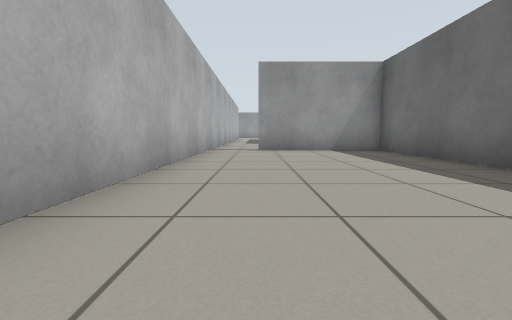
View 1 (above)

14 first-person views from a walk through a Gazebo world. The camera is 0.5 m above the floor, tilts 6° down and sees 90° across. The floor is counted in squares, 1 m on a side. Each view is taken from the middle of a square. On the plan, view 1 faces up. The plan holds only what a view shows up to about 9 squares ahead; the rest is blank.

View 2
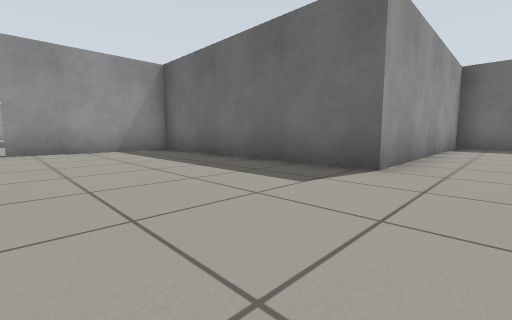

View 3
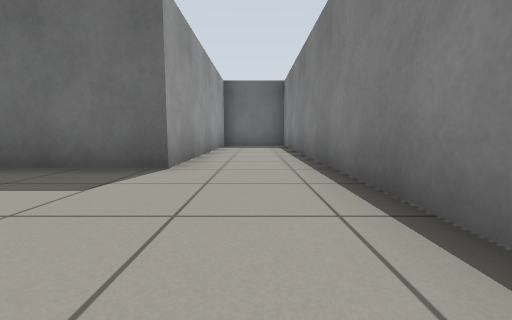

View 4
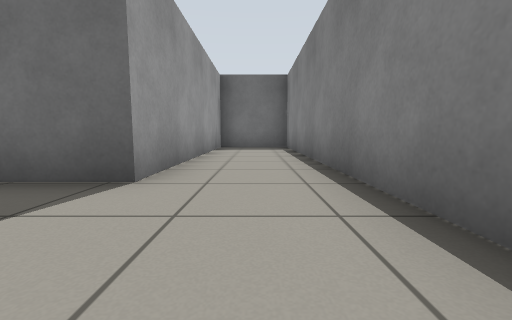

View 5
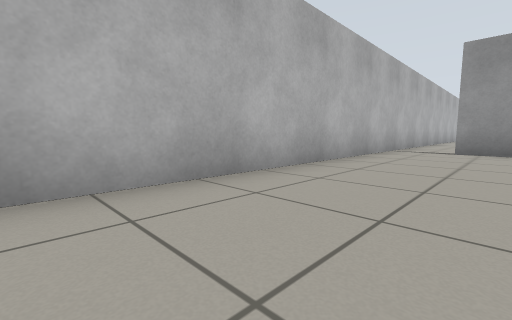

View 6
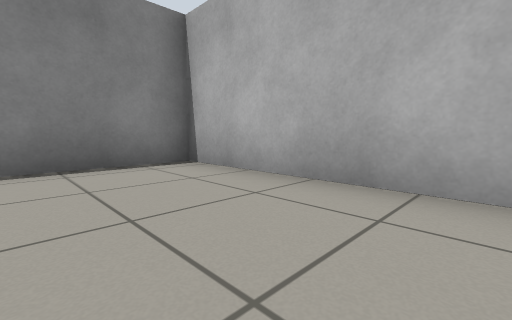

View 7
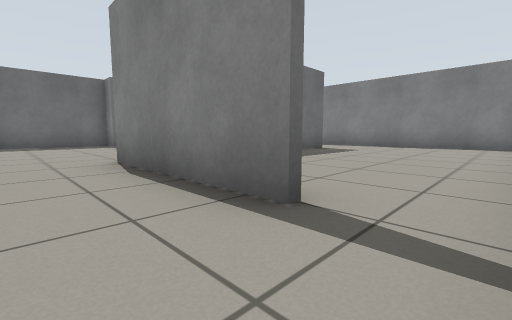

View 8
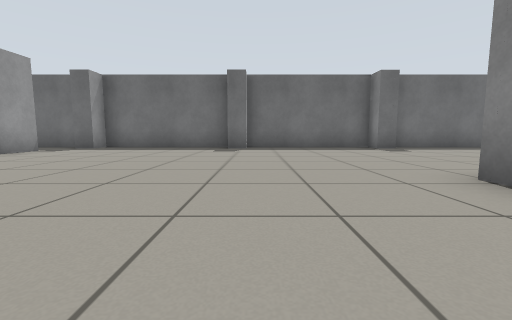

View 9
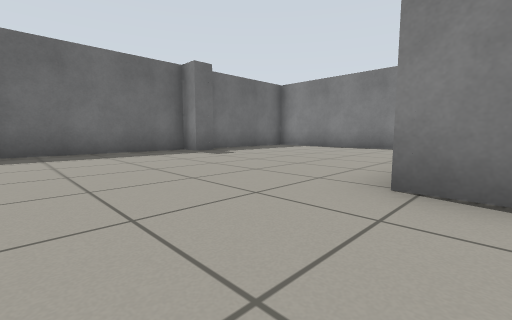

View 10
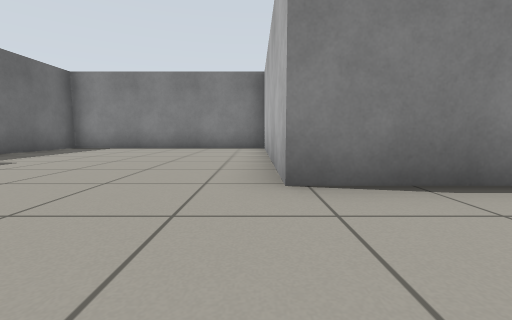

View 11
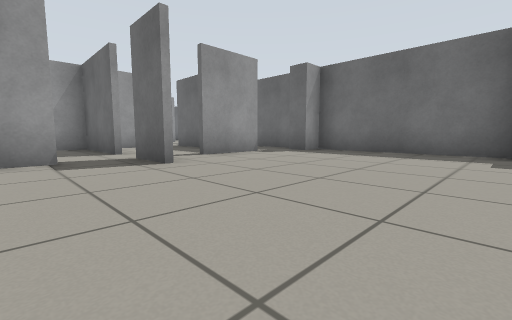

View 12
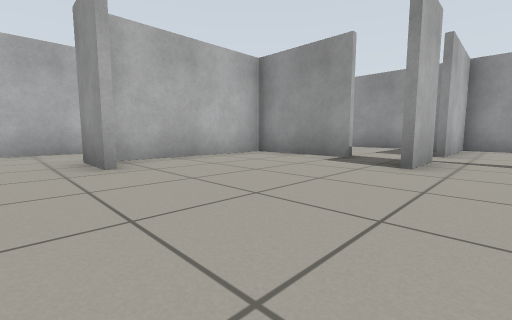

View 13
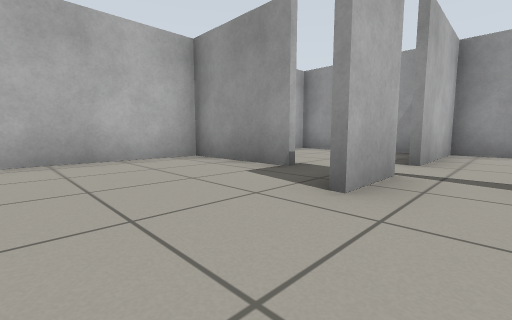

View 14
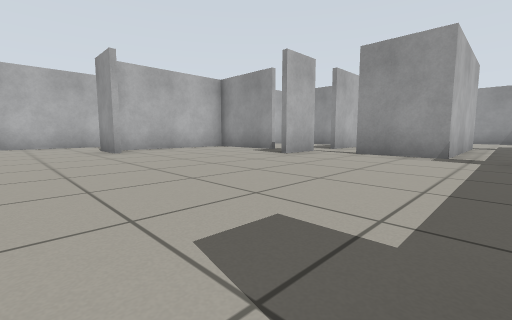

### Floor plan
Points are (right, up) in squares from view 1. A wall is a line through its corners. A room is listed if a view was taken in it or the views show most of it. See-through windows are left out.
Room 1 (views 1, 2, 3, 4, 5, 6)
walls: (-1.4, 7.6) (-1.4, -1.1) (10.1, -1.1) (10.1, 1.1); (10.1, 1.2) (3.6, 1.2) (3.6, 7.5) (0, 7.5)
ways out: opening at (-0.5, 8) to room 2
Room 2 (views 7, 8, 9, 10, 11, 12, 13, 14)
walls: (2.2, 12) (0.9, 12); (4.9, 15) (4.9, 16.4); (9.4, 10.2) (9.4, 11); (10.1, 10.9) (10.1, 15.3); (3.7, 16.1) (1, 16.1) (1, 12.4); (5, 16.4) (5, 15); (8.2, 16.1) (6.2, 16.1); (0, 7.6) (3.7, 7.6) (3.7, 2); (4.9, 17.4) (4.9, 20.2); (-1.4, 10.6) (-1.4, 7.6); (9.4, 5.4) (9.4, 6); (10.1, 6) (10.1, 10.4); (5, 20.2) (5, 17.5); (6.4, 20.2) (1, 20.2); (3.6, 1.4) (10.1, 1.4); (10.1, 1.1) (10.1, 5.2)
ways out: opening at (-0.5, 8) to room 1; opening at (-0.5, 11.5); opening at (9, 16)

Positions as (right, up) in squares from view 1, and headings:
1: (0, 0), facing up
2: (0, 0), facing up-right
3: (0, 0), facing right
4: (1, 0), facing right
5: (1, 0), facing up-left
6: (1, 3), facing down-left
7: (-1, 9), facing down-right
8: (1, 10), facing right
9: (3, 10), facing down-right
10: (4, 10), facing down
11: (3, 11), facing up-right
12: (6, 11), facing up-left
13: (6, 13), facing up-left
14: (9, 10), facing up-left
